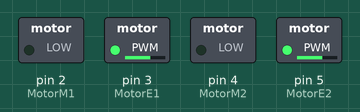
A sketch run on a simulated Arduino Uno, built with avr-gcc and run on an emulated ATmega328P. On the bench: switched loads named in the sketch (green lamp = pin HIGH).

Above: at 1.0 s.
At 7.78 s:
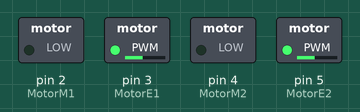
At 11.0 s:
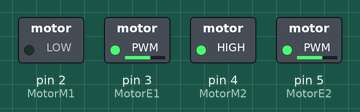
At 21.0 s:
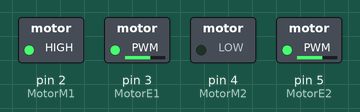
At 31.1 s:
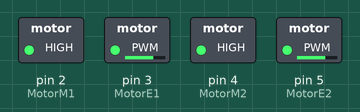
At 38.6 s:
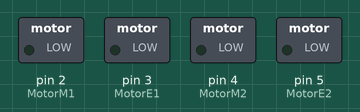
Timing chart, 0 to 40.0 s (numbered marks = the images above):
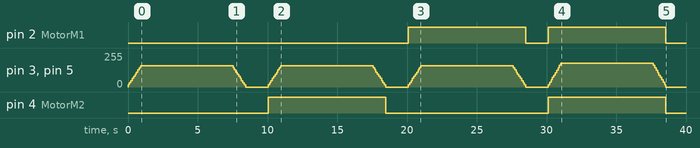

The sketch:

test4.ino
```cpp
#include <ArduinoJson.h>

// Definiciones
#define MotorE1 3
#define MotorM1 2
#define MotorE2 5
#define MotorM2 4

#define MAX_FRONT_SPEED 160
#define MAX_BACK_SPEED 180

#define SMOOTH_STEPS 10

int currentSpeed1 = 0;
int currentSpeed2 = 0;
int targetSpeed1 = 0;
int targetSpeed2 = 0;
int iteration = 0;
int smoothStep1 = 0;
int smoothStep2 = 0;
int smoothCounter = 0;
bool currentDirection1 = true;
bool currentDirection2 = true;

void setup() {
  Serial.begin(9600);
  pinMode(MotorM1, OUTPUT);
  pinMode(MotorE1, OUTPUT);
  pinMode(MotorM2, OUTPUT);
  pinMode(MotorE2, OUTPUT);
  digitalWrite(MotorM1, LOW);
  digitalWrite(MotorM2, LOW);
}

void loop() {
  // Emulate Serial input
  StaticJsonDocument<200> doc;
  emulateSerial(doc);

  /*
  // Comentar esta sección para pruebas sin Serial
  if (Serial.available() > 0) {
    // Leer la entrada del serial
    String input = Serial.readString();
    StaticJsonDocument<200> doc;
    DeserializationError error = deserializeJson(doc, input);

    if (error) {
      Serial.println("Error de deserialización");
      return;
    }

    processJson(doc);
  }
  */

  // Procesar el JSON
  processJson(doc);

  // Aplicar suavizado de velocidad
  applySmooth();

  // Change direction
  changeDirection();

  delay(100);  // Bucle que se ejecuta cada 100ms
}

void emulateSerial(StaticJsonDocument<200> &doc) {
  String input;

  if (iteration == 0) {
    input = "{\"joystick\":{\"x\":0, \"y\":1}}"; // Adelante
  } else if (iteration == 75) {
    input = "{\"joystick\":{\"x\":0, \"y\":0}}";
  } else if (iteration == 100) {
    input = "{\"joystick\":{\"x\":1, \"y\":0}}"; // Girar derecha
  } else if (iteration == 175) {
    input = "{\"joystick\":{\"x\":0, \"y\":0}}";
  } else if (iteration == 200) {
    input = "{\"joystick\":{\"x\":-1, \"y\":0}}"; // Girar izquierda
  } else if (iteration == 275) {
    input = "{\"joystick\":{\"x\":0, \"y\":0}}";
  } else if (iteration == 300) {
    input = "{\"joystick\":{\"x\":0, \"y\":-1}}"; // Atrás
  } else if (iteration == 375) {
    input = "{\"joystick\":{\"x\":0, \"y\":0}}";
  }
  if (iteration >= 400) {
    iteration = 0;
  } else {
    iteration++;
  }

  deserializeJson(doc, input);
}

void processJson(StaticJsonDocument<200> &doc) {
  if (doc.containsKey("joystick")) {
    float x = doc["joystick"]["x"];
    float y = doc["joystick"]["y"];

    int speedY;
    if (y > 0) {
      speedY = y * MAX_FRONT_SPEED;
    } else if (y < 0) {
      speedY = y * MAX_BACK_SPEED;
    } else {
      speedY = 0;
    }

    int speedX = x * MAX_FRONT_SPEED; // Ajuste de velocidad para girar

    // Calcula las velocidades objetivo para cada motor
    targetSpeed1 = constrain(speedY + speedX, -MAX_BACK_SPEED, MAX_FRONT_SPEED);
    targetSpeed2 = constrain(speedY - speedX, -MAX_BACK_SPEED, MAX_FRONT_SPEED);

    // Inicializar el suavizado
    initSmooth();
  }
}

void initSmooth() {
  smoothStep1 = (targetSpeed1 - currentSpeed1) / SMOOTH_STEPS;
  smoothStep2 = (targetSpeed2 - currentSpeed2) / SMOOTH_STEPS;
  smoothCounter = SMOOTH_STEPS;
}

void applySmooth() {
  if (smoothCounter > 0) {
    currentSpeed1 += smoothStep1;
    currentSpeed2 += smoothStep2;
    analogWrite(MotorE1, abs(currentSpeed1));
    analogWrite(MotorE2, abs(currentSpeed2));
    smoothCounter--;
    return;
  }
  if (currentSpeed1 != targetSpeed1) {
    currentSpeed1 = targetSpeed1;
    analogWrite(MotorE1, abs(targetSpeed1));
  }
  if (currentSpeed2 != targetSpeed2) {
    analogWrite(MotorE2, abs(targetSpeed2));
    currentSpeed2 = targetSpeed2;
  }
}

void changeDirection() {
  bool newDirection1 = currentSpeed1 >= 0;
  bool newDirection2 = currentSpeed2 >= 0;
  if (currentDirection1 != newDirection1) {
    currentDirection1 = newDirection1;
    digitalWrite(MotorM1, newDirection1 ? LOW : HIGH);
  }
  if (currentDirection2 != newDirection2) {
    currentDirection2 = newDirection2;
    digitalWrite(MotorM2, newDirection2 ? LOW : HIGH);
  }
}
```

Measured:
- by itself, pin 2 (MotorM1): LOW → HIGH at 20.1 s, → LOW 8.4 s later, → HIGH 1.6 s later, → LOW 8.4 s later, … (4 changes in this stretch)
- by itself, pin 4 (MotorM2): alternates HIGH for 8.4 s and LOW for 11.7 s
- by itself, pin 3 (MotorE1), pin 5 (MotorE2): 0/255 → 16/255 at 0.00 s, → 32/255 0.10 s later, → 48/255 0.10 s later, → 64/255 0.10 s later, … (80 changes in this stretch)
